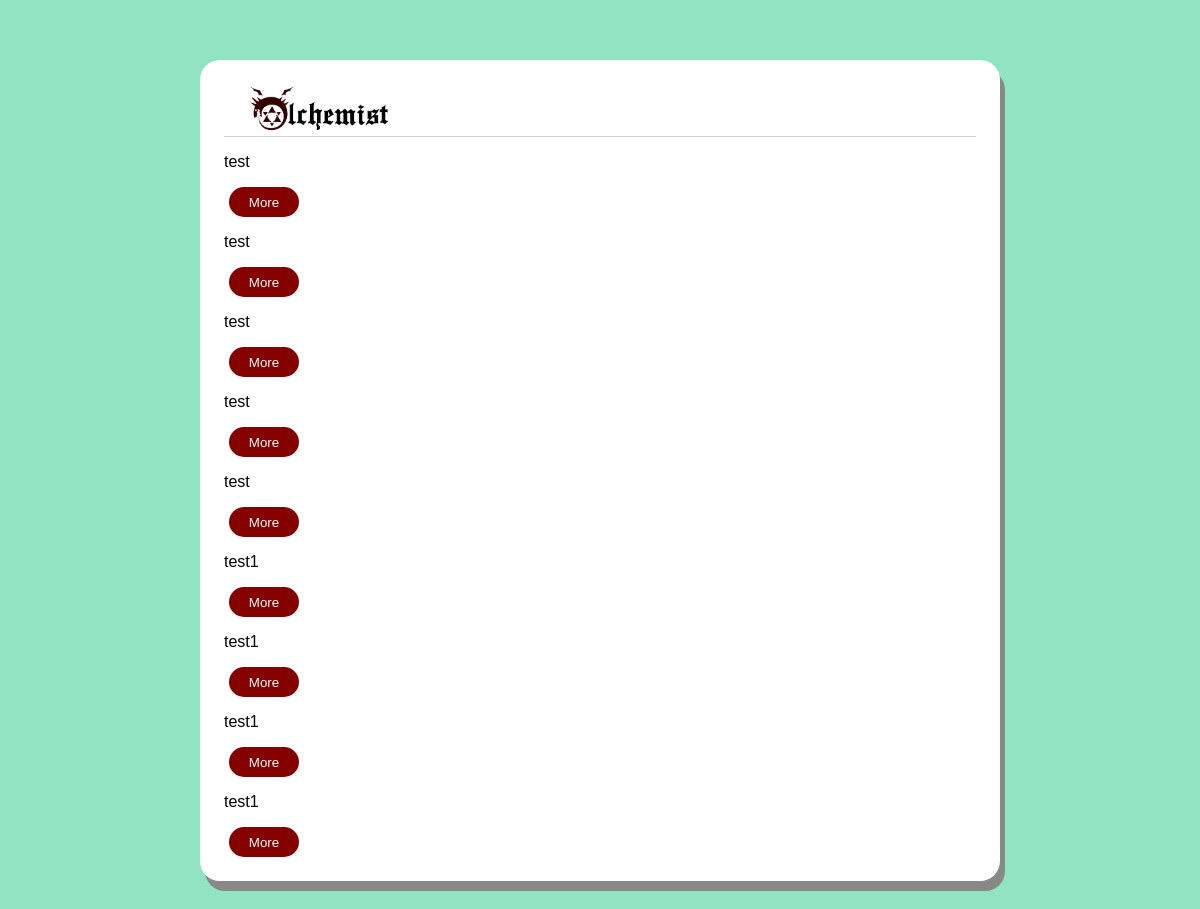
Before: /global/2 with the older database file.
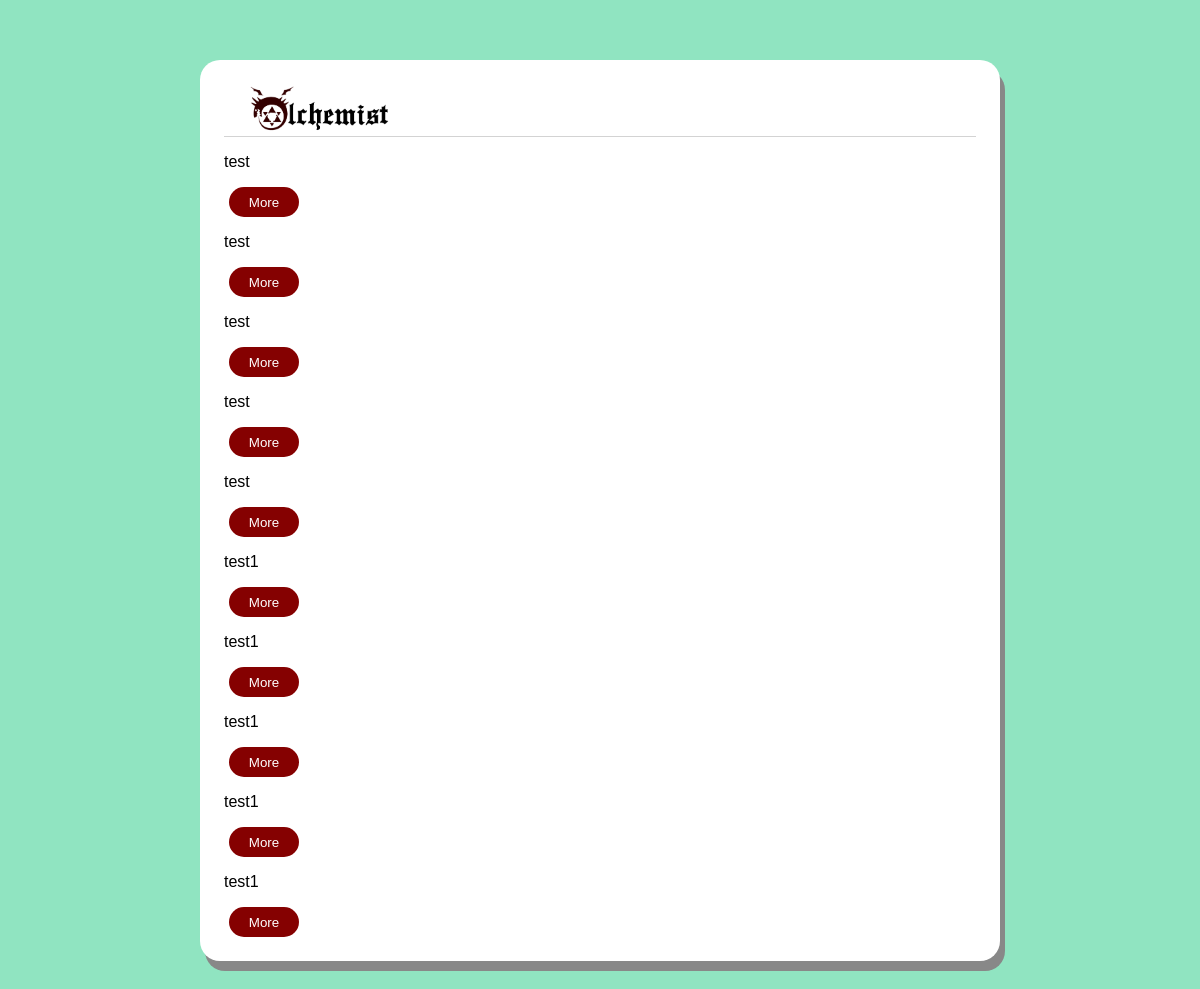
After: the same page with the newer database file.
### recipe_gen/models.py (models this page shows)
class Recipe(models.Model):
    recipe_id = models.BigAutoField(primary_key=True)
    recipe_content = models.TextField(null=True)
    recipe_steps = models.CharField(max_length=40000)
    recipe_rating = models.IntegerField(validators=[MaxValueValidator(5), MinValueValidator(1)], null=True)
    recipe_review = models.TextField(null=True)
    recipe_category = models.CharField(max_length=45)
    is_saved = models.BooleanField(default=False)

### recipe_gen/views.py (the view)
# urls.py: path('global/<int:user_id>', views.global_recipe, name='global'),
def global_recipe(request, user_id):
    recipes = []
    recipe = Recipe.objects.all()
    for i in recipe:
        recipes.append(i)
    print(recipes)
    context={
        'user_id': user_id,
        'recipes':recipes
    }
    return render(request, 'global_recipe.html', context)

### recipe_gen/templates/global_recipe.html (shortened to what this page needs)
{% extends 'layouts/index_temp.html' %}
{% load static %}
{% block content %}
<nav class="navbar">
    <div class="main-menu">
    <a href="{% url 'back' user_id%}">
        <img src="/media/logo/image.png" style="width: 20%; height: 10">
    </a>
    </div>
</nav>
{% for recipe in recipes %}
<ul>{{recipe.recipe_content}}</ul>
<a href="{% url 'recipe_page' recipe.recipe_id user_id %}">
    <button type="button" class="delete-button">More</button>
</a>
{% endfor %}
{% endblock %}

Changed rows visible on the page:
added Recipe: recipe_content "test1"
